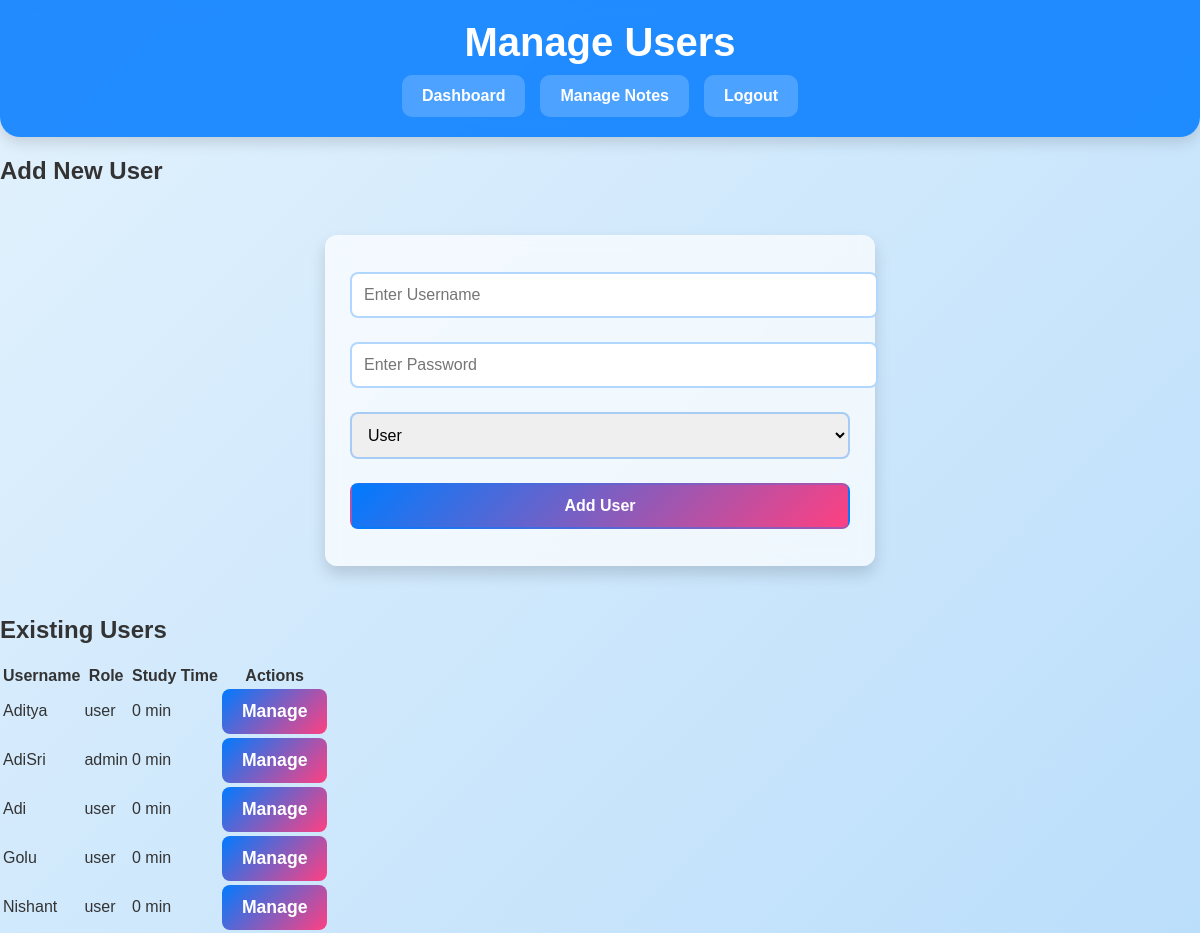
/admin/users (signed in), run on the app's committed database.
### app.py (models this page shows)
class User(db.Model):
    id = db.Column(db.Integer, primary_key=True)
    username = db.Column(db.String(80), unique=True, nullable=False)
    password = db.Column(db.String(120), nullable=False)
    role = db.Column(db.String(20), default='user')
    study_hours = db.Column(db.Float, default=0.0)  # Total study time
    last_login = db.Column(db.DateTime, nullable=True)  # Track login time

### app.py (the view, shortened to what this page needs)
@app.route('/admin/users', methods=['GET', 'POST'])
def manage_users():
    if 'user_id' not in session or session['role'] != 'admin':
        return redirect(url_for('login'))
    users = User.query.all()
    return render_template('manage_users.html', users=users)

### templates/manage_users.html (shortened to what this page needs)
<!DOCTYPE html>
<html lang="en">
<head>
    <link rel="stylesheet" href="/static/styles.css">
</head>
<body>
    <header>
        <h1>Manage Users</h1>
        <nav>
            <a href="/admin">Dashboard</a>
            <a href="{{ url_for('manage_notes') }}">Manage Notes</a>
            <a href="/logout">Logout</a>
        </nav>
    </header>
    <main>
        <h2>Add New User</h2>
        <form action="/admin/users" method="POST">
            <input type="text" name="username" placeholder="Enter Username" required>
            <input type="password" name="password" placeholder="Enter Password" required>
            <select name="role">
                <option value="user">User</option>
            </select>
            <button type="submit">Add User</button>
        </form>
        <h2>Existing Users</h2>
        <table>
            <thead>
                <tr>
                    <th>Username</th>
                    <th>Role</th>
                    <th>Study Time</th>
                    <th>Actions</th>
                </tr>
            </thead>
            <tbody>
                {% for user in users %}
                <tr>
                    <td>{{ user.username }}</td>
                    <td>{{ user.role }}</td>
                    <td>{{ user.study_time if user.study_time else '0' }} min</td>
                    <td>
                        <button onclick="showUserOptions('{{ user.id }}', '{{ user.username }}', '{{ user.password }}')">Manage</button>
                    </td>
                </tr>
                {% endfor %}
            </tbody>
        </table>
    </main>
</body>
</html>

### static/styles.css (style rules this page uses)
body { font-family: 'Poppins', sans-serif; margin: 0; padding: 0; background: linear-gradient(135deg, #e3f2fd, #bbdefb); color: #333; display: flex; flex-direction: column; min-height: 100vh; }
a { text-decoration: none; color: #007bff; font-weight: 600; transition: all 0.3s ease-in-out; }
header { background: rgba(0, 123, 255, 0.85); color: white; padding: 20px 0; text-align: center; width: 100%; box-shadow: 0 5px 15px rgba(0, 0, 0, 0.15); backdrop-filter: blur(10px); border-bottom-left-radius: 20px; border-bottom-right-radius: 20px; }
header h1 { margin: 0; font-size: 2.5rem; font-weight: 700; }
nav { display: flex; justify-content: center; gap: 15px; margin-top: 10px; flex-wrap: wrap; }
nav a { color: white; font-weight: bold; padding: 12px 20px; border-radius: 10px; background: rgba(255, 255, 255, 0.2); transition: all 0.3s ease-in-out; }
form { background: rgba(255, 255, 255, 0.7); padding: 25px; border-radius: 12px; box-shadow: 0 8px 16px rgba(0, 0, 0, 0.15); max-width: 500px; margin: 50px auto; backdrop-filter: blur(10px); }
form input, form select, form button { width: 100%; padding: 12px; margin: 12px 0; border: 2px solid rgba(0, 123, 255, 0.3); border-radius: 8px; font-size: 1rem; outline: none; }
button { padding: 12px 20px; background: linear-gradient(135deg, #007bff, #ff4081); color: white; border: none; border-radius: 8px; cursor: pointer; font-size: 1.1rem; font-weight: bold; transition: all 0.3s ease-in-out; }

### data on the page
User: username "Aditya", role "user", study_time "0"
User: username "AdiSri", role "admin", study_time "0"
User: username "Adi", role "user", study_time "0"
User: username "Golu", role "user", study_time "0"
User: username "Nishant", role "user", study_time "0"
